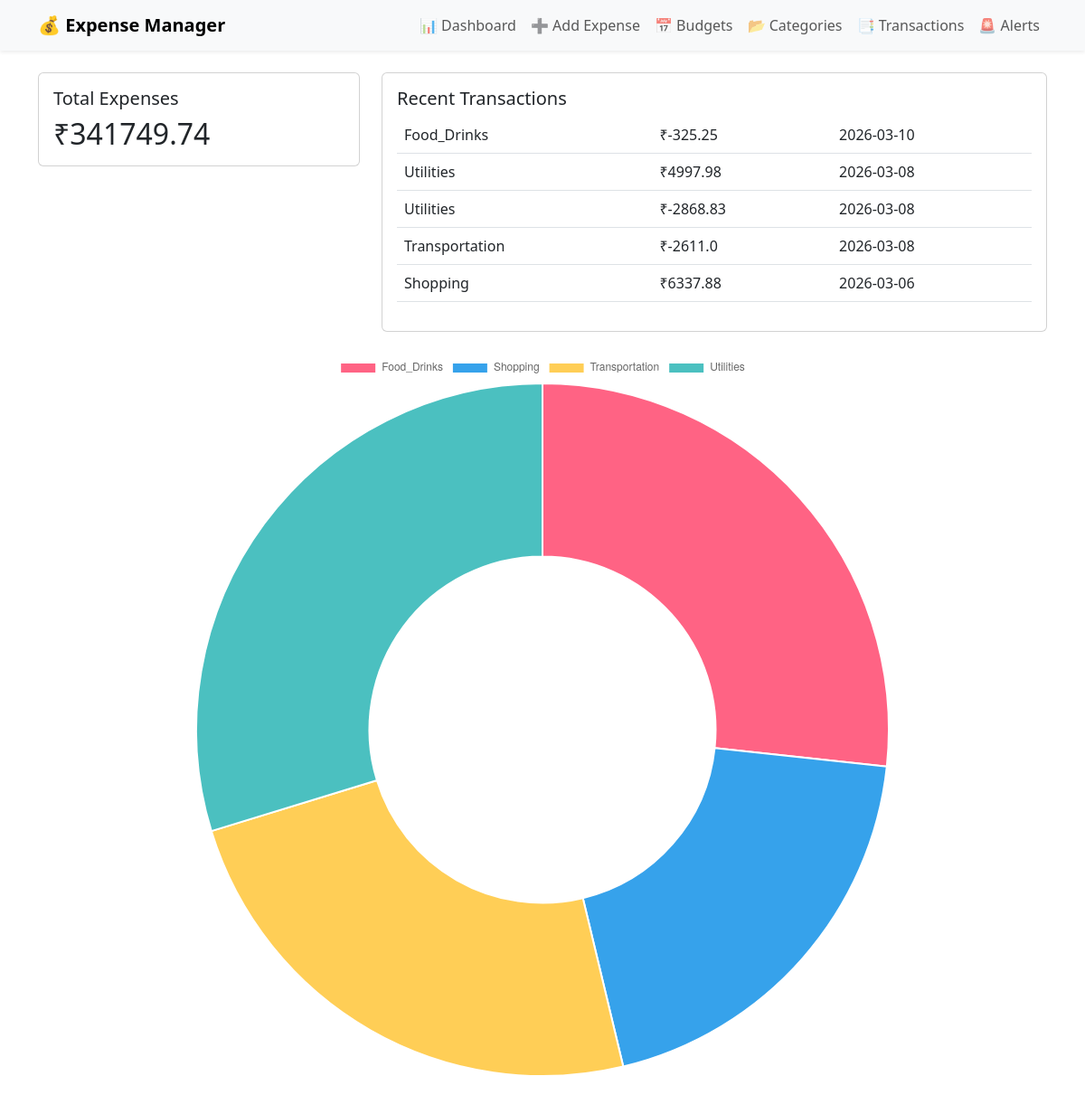
/dashboard, run on the app's committed database.
### tables this page shows
CREATE TABLE expenses (
        id INTEGER PRIMARY KEY AUTOINCREMENT,
        description TEXT NOT NULL,
        category TEXT NOT NULL,
        price REAL NOT NULL,
        timestamp TEXT DEFAULT CURRENT_TIMESTAMP
    );

### app.py (the view)
@app.route('/dashboard')
def dashboard():
    db = get_db()
    cursor = db.cursor()
    cursor.execute("SELECT SUM(price) FROM expenses")
    total_expense = cursor.fetchone()[0] or 0
    cursor.execute("SELECT * FROM expenses ORDER BY timestamp DESC LIMIT 5")
    recent_transactions = cursor.fetchall()
    cursor.execute("SELECT category, SUM(price) FROM expenses GROUP BY category")
    category_totals = cursor.fetchall()
    return render_template('dashboard.html',
                           total_expense=total_expense,
                           recent_transactions=recent_transactions,
                           category_totals=category_totals)

### app.py (called while the page is built)
def get_db():
    if 'db' not in g:
        g.db = sqlite3.connect("expenses.db")
        g.db.row_factory = sqlite3.Row
    return g.db

### templates/dashboard.html (shortened to what this page needs)
{% extends "base.html" %}
{% block content %}
<div class="row g-4">
    <div class="col-md-4">
        <div class="card summary-card">
            <div class="card-body">
                <h5 class="card-title">Total Expenses</h5>
                <h2 class="card-text">₹{{ total_expense|default(0)|round(2) }}</h2>
            </div>
        </div>
    </div>
    <div class="col-md-8">
        <div class="card">
            <div class="card-body">
                <h5 class="card-title">Recent Transactions</h5>
                <div class="table-responsive">
                    <table class="table table-hover">
                        {% for t in recent_transactions %}
                        <tr>
                            <td>{{ t[2] }}</td>
                            <td>₹{{ t[3] }}</td>
                            <td>{{ t[4][:10] }}</td>
                        </tr>
                        {% endfor %}
                    </table>
                </div>
            </div>
        </div>
    </div>
</div>
<div class="chart-container mt-4">
    <canvas id="categoryChart"></canvas>
</div>
{% block scripts %}
<script>
    const ctx = document.getElementById('categoryChart').getContext('2d');
    new Chart(ctx, {
        type: 'doughnut',
        data: {
            labels: {{ category_totals|map(attribute='0')|list|tojson }},
            datasets: [{
                data: {{ category_totals|map(attribute='1')|list|tojson }},
                backgroundColor: ['#ff6384', '#36a2eb', '#ffce56', '#4bc0c0', '#9966ff']
            }]
        }
    });
</script>
{% endblock %}
{% endblock %}

### templates/base.html (shortened to what this page needs)
<!DOCTYPE html>
<html lang="en">
<head>
    <link href="https://cdn.jsdelivr.net/npm/bootstrap@5.3.0/dist/css/bootstrap.min.css" rel="stylesheet">
    <link rel="stylesheet" href="https://cdn.jsdelivr.net/npm/bootstrap-icons@1.7.2/font/bootstrap-icons.css">
</head>
<body>
    <nav class="navbar navbar-expand-lg navbar-light bg-light shadow-sm mb-4">
        <div class="container">
            <a class="navbar-brand" href="/">💰 Expense Manager</a>
            <div class="collapse navbar-collapse" id="navbarNav">
                <ul class="navbar-nav ms-auto">
                    <li class="nav-item"><a class="nav-link" href="/dashboard">📊 Dashboard</a></li>
                    <li class="nav-item"><a class="nav-link" href="/add_expense">➕ Add Expense</a></li>
                    <li class="nav-item"><a class="nav-link" href="/set_budget">📅 Budgets</a></li>
                    <li class="nav-item"><a class="nav-link" href="/category_summary">📂 Categories</a></li>
                    <li class="nav-item"><a class="nav-link" href="/detailed_transactions">📑 Transactions</a></li>
                    <li class="nav-item"><a class="nav-link" href="/alerts">🚨 Alerts</a></li>
                </ul>
            </div>
        </div>
    </nav>
    <div class="container">
        {% block content %}{% endblock %}
    </div>
    {% block scripts %}{% endblock %}
</body>
</html>

### templates/base.html (style rules this page uses)
.navbar-brand { font-weight: 700; }
.chart-container { max-width: 800px; margin: 20px auto; }
.summary-card { transition: transform 0.2s; }

### data on the page
expenses: category "Food_Drinks", price "-325.25", timestamp "2026-03-10"
expenses: category "Utilities", price "4997.98", timestamp "2026-03-08"
expenses: category "Utilities", price "-2868.83", timestamp "2026-03-08"
expenses: category "Transportation", price "-2611.0", timestamp "2026-03-08"
expenses: category "Shopping", price "6337.88", timestamp "2026-03-06"

### other printed values
{{ total_expense|default(0)|round(2) }} "341749.74"
chart data {{ category_totals|map(attribute='0')|list|tojson }} ["Food_Drinks", "Shopping", "Transportation", "Utilities"], ["Food_Drinks", "Shopping", "Transportation", "Utilities"]
chart data {{ category_totals|map(attribute='1')|list|tojson }} [91223.25, 66849.8, 82082.05, 101594.64], [91223.25, 66849.8, 82082.05, 101594.64]
